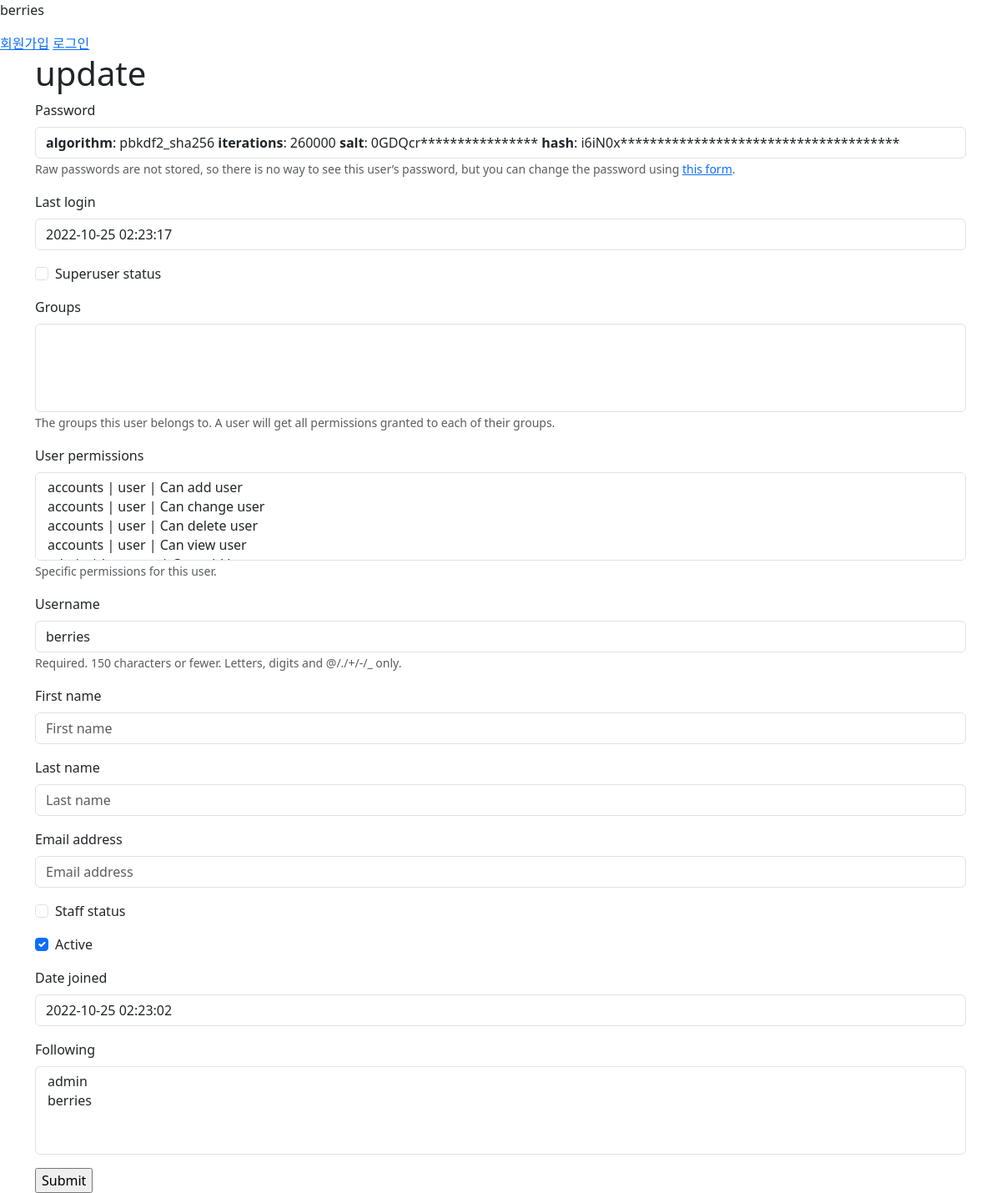
The app's page /accounts/update/ (signed in), older data.
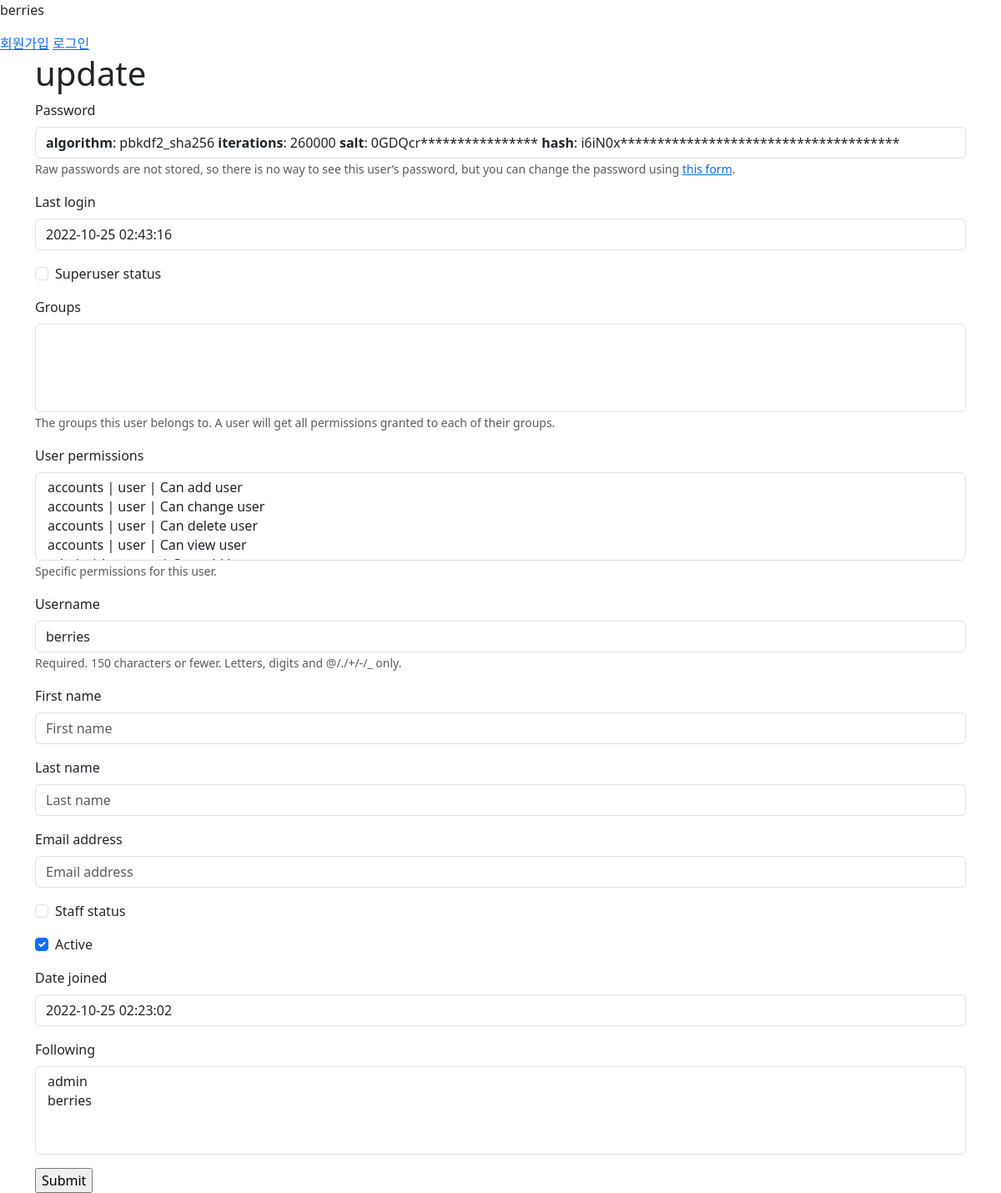
The same page, newer data.
### accounts/models.py (models this page shows, shortened)
class User(AbstractUser):
    following = models.ManyToManyField('self', symmetrical=False, related_name='followers')

### accounts/views.py (the view)
# urls.py: path('update/', views.update, name='update'),
@login_required
def update(request):
    form = CustomUserChangeForm(instance=request.user)
    if request.method == "POST":
        form = CustomUserChangeForm(request.POST, instance=request.user)
        if form.is_valid():
            form.save()
            return redirect('accounts:detail', request.user.pk)
    context = {
        "form": form
        }
    return render(request, 'accounts/update.html', context)

### accounts/forms.py
class CustomUserChangeForm(UserChangeForm):
  class Meta:
    model = get_user_model()
    fields = '__all__'

### accounts/templates/accounts/update.html (shortened to what this page needs)
{% extends 'base.html' %}
{% load static %}
{% load django_bootstrap5 %}
{% block css %}
  <link rel="stylesheet" href="{% static 'css/style.css' %}">
{% endblock %}
{% block body %}
  <h1>update</h1>
  <form action="" method="POST">
    {% bootstrap_form form %}
    <input type="submit">
  </form>
{% endblock %}

### pjt/templates/base.html (shortened to what this page needs)
{% load django_bootstrap5 %}
{% load static %}
<!DOCTYPE html>
<html lang="ko">
  <head>
    {% bootstrap_css %}
    {% block css %}{% endblock css %}
    <link rel="stylesheet" href="{% static 'css/style.css' %}">
  </head>
  <body>
    <p>{{ user }}</p>
    <a href="{% url 'accounts:signup' %}">회원가입</a>
    <a href="{% url 'accounts:login' %}">로그인</a>
    <div class="container">
      {% block body %}{% endblock body %}
    </div>
  </body>
</html>

Row changes from the older to the newer data that the page shows:
changed User "berries": last_login "2022-10-25 02:23:17" → "2022-10-25 02:43:16"
